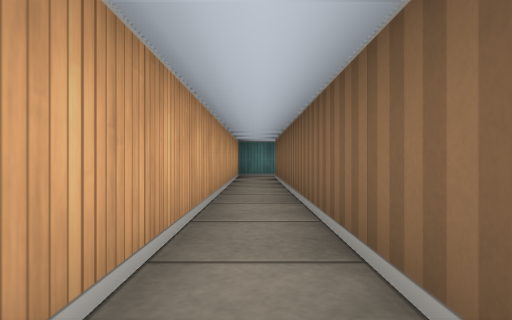
view 1 (above)

14 first-person views from a walk through a cub3D ray-caster map. The camera is about half as high as the walls, looks level and sees 75° across. The floor is counted in squares. Each view is taken from the middle of a square. On the plan, view 1 faces up. The plan holds only what a view shows up to about 9 squares ahead; the rest is blank. The place goes on beyond the plan.

view 2
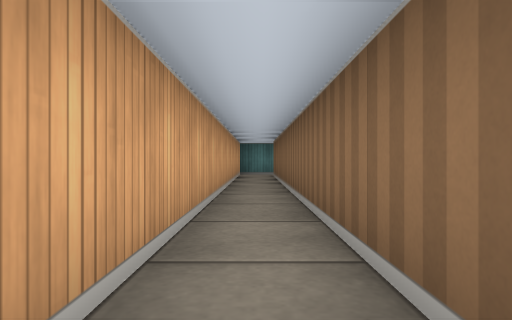

view 3
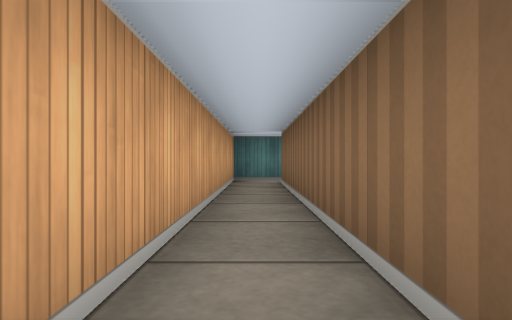

view 4
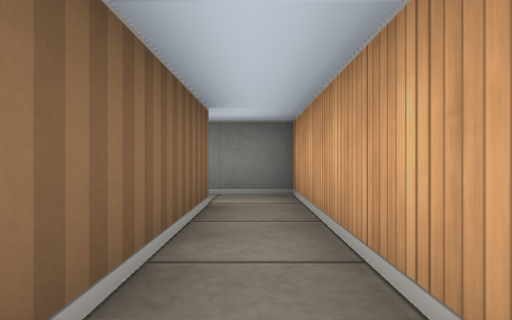

view 5
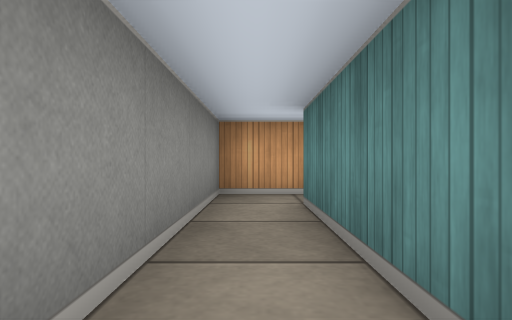

view 6
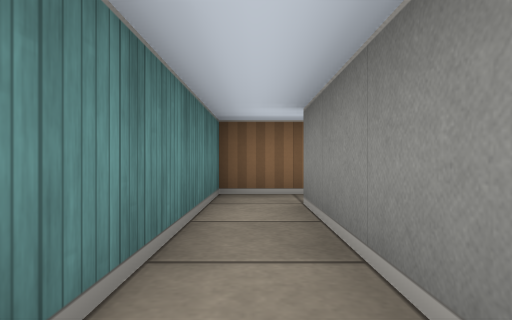

view 7
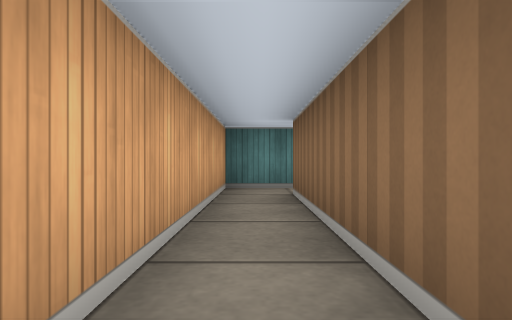

view 8
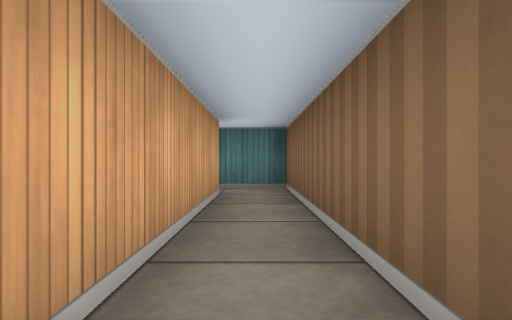

view 9
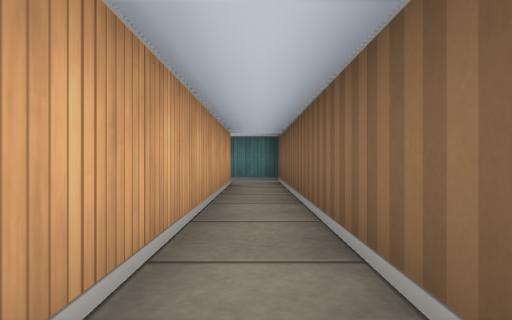

view 10
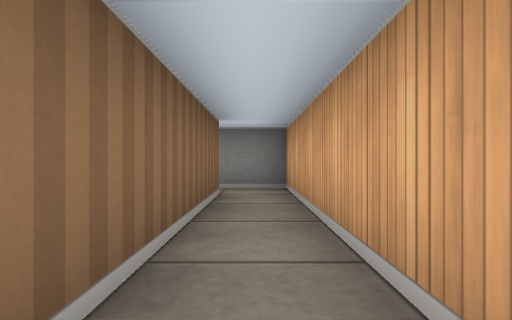

view 11
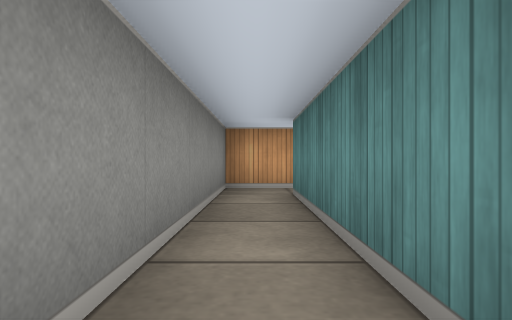

view 12
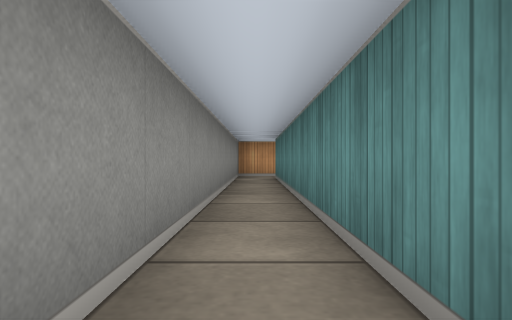

view 13
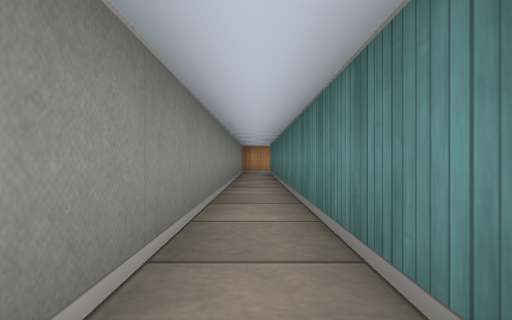

view 14
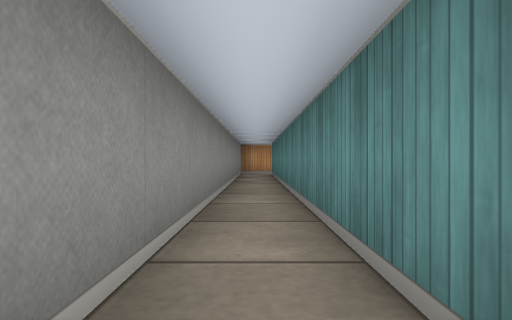

### Floor plan
Points are (right, up) in squares from view 1. A wall is a line through its corners. A room is listed if a view was taken in it or the views show most of it. See-through windows are left out.
Room 1 (views 1, 2, 3, 4, 5, 6, 7)
walls: (4.5, -1.5) (4.5, -0.5) (0.5, -0.5) (0.5, 8.5); (0.6, 9.5) (-0.5, 9.5) (-0.5, -1.5) (3.5, -1.5)
ways out: opening at (4, -1) to room 2; opening at (1, 9)
Room 2 (views 8, 9, 10, 11, 12, 13, 14)
walls: (15.4, -7.5) (4.5, -7.5) (4.5, -1.5); (3.5, -1.5) (3.5, -8.5) (15.4, -8.5)
ways out: opening at (4, -1) to room 1

Where each view was taken, in squares from view 1:
view 1: 0 up, 0 right, facing up
view 2: 1 down, 0 right, facing up
view 3: 2 up, 0 right, facing up
view 4: 3 up, 0 right, facing down
view 5: 1 down, 4 right, facing left
view 6: 1 down, 0 right, facing right
view 7: 4 up, 0 right, facing up
view 8: 6 down, 4 right, facing up
view 9: 8 down, 4 right, facing up
view 10: 3 down, 4 right, facing down
view 11: 8 down, 9 right, facing left
view 12: 8 down, 13 right, facing left
view 13: 8 down, 16 right, facing left
view 14: 8 down, 15 right, facing left
